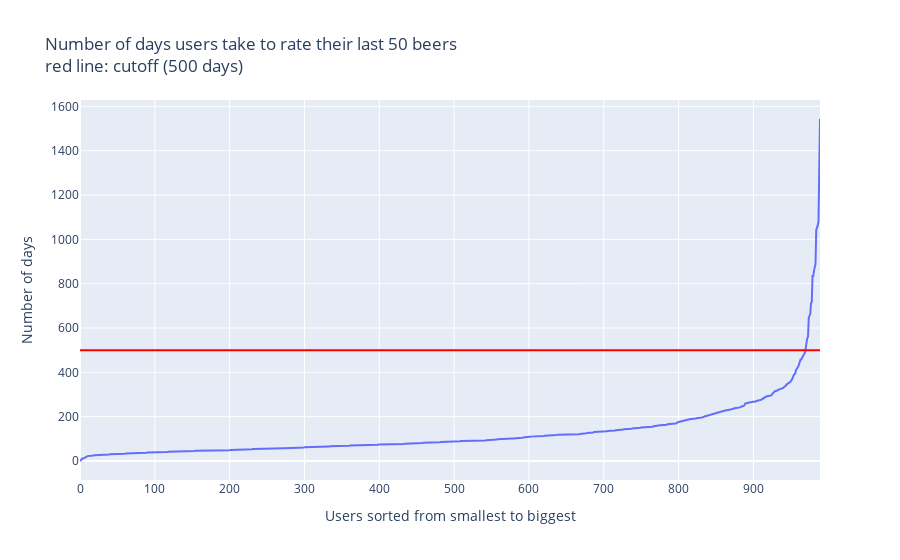

The code cell stored with this chart in its notebook:
### Code cell
df_check = df_valid_users['450'].to_frame()
df_check.sort_values(by = '450', inplace=True)
fig = px.line(df_check, x = range(df_check.shape[0]), y = '450',
    title="Number of days users take to rate their last 50 beers <br>red line: cutoff (500 days)<br>").update_layout(    
    xaxis_title="Users sorted from smallest to biggest",
    yaxis_title="Number of days"
)
fig.add_hline(500, line_color = 'red')
fig.show()

### Figure 1 — Plotly figure (JSON) as saved in the notebook; plotly's stock layout.template omitted (floating-point values rounded to 4 significant figures; data arrays with more than 128 entries replaced by an {"elided": "..."} marker saying what was removed)
{"data": [{"hovertemplate": "x=%{x}<br>450=%{y}<extra></extra>", "legendgroup": "", "line": {"color": "#636efa", "dash": "solid"}, "marker": {"symbol": "circle"}, "mode": "lines", "name": "", "orientation": "v", "showlegend": false, "type": "scatter", "x": {"elided": "990 int values"}, "xaxis": "x", "y": {"elided": "990 int values"}, "yaxis": "y"}], "layout": {"legend": {"tracegroupgap": 0}, "shapes": [{"line": {"color": "red"}, "type": "line", "x0": 0, "x1": 1, "xref": "x domain", "y0": 500, "y1": 500, "yref": "y"}], "title": {"text": "Number of days users take to rate their last 50 beers <br>red line: cutoff (500 days)<br>"}, "xaxis": {"anchor": "y", "domain": [0, 1], "title": {"text": "Users sorted from smallest to biggest"}}, "yaxis": {"anchor": "x", "domain": [0, 1], "title": {"text": "Number of days"}}}}
